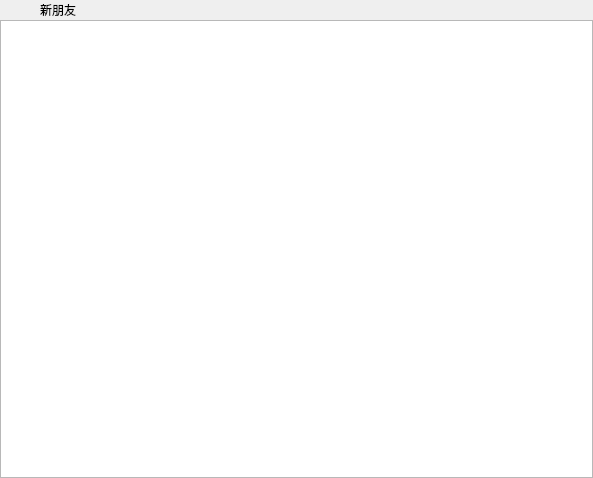
<?xml version="1.0" encoding="UTF-8"?>
<ui version="4.0">
 <class>ApplyFriendPage</class>
 <widget class="QWidget" name="ApplyFriendPage">
  <property name="geometry">
   <rect>
    <x>0</x>
    <y>0</y>
    <width>593</width>
    <height>478</height>
   </rect>
  </property>
  <property name="windowTitle">
   <string>Form</string>
  </property>
  <layout class="QVBoxLayout" name="verticalLayout">
   <property name="spacing">
    <number>0</number>
   </property>
   <property name="leftMargin">
    <number>0</number>
   </property>
   <property name="topMargin">
    <number>0</number>
   </property>
   <property name="rightMargin">
    <number>0</number>
   </property>
   <property name="bottomMargin">
    <number>0</number>
   </property>
   <item>
    <widget class="QWidget" name="friend_apply_wid" native="true">
     <layout class="QHBoxLayout" name="horizontalLayout">
      <property name="spacing">
       <number>0</number>
      </property>
      <property name="leftMargin">
       <number>0</number>
      </property>
      <property name="topMargin">
       <number>0</number>
      </property>
      <property name="rightMargin">
       <number>0</number>
      </property>
      <property name="bottomMargin">
       <number>0</number>
      </property>
      <item>
       <spacer name="horizontalSpacer_2">
        <property name="orientation">
         <enum>Qt::Orientation::Horizontal</enum>
        </property>
        <property name="sizeType">
         <enum>QSizePolicy::Policy::Fixed</enum>
        </property>
        <property name="sizeHint" stdset="0">
         <size>
          <width>40</width>
          <height>20</height>
         </size>
        </property>
       </spacer>
      </item>
      <item>
       <widget class="QLabel" name="friend_apply_lb">
        <property name="maximumSize">
         <size>
          <width>16777215</width>
          <height>40</height>
         </size>
        </property>
        <property name="text">
         <string>新朋友</string>
        </property>
       </widget>
      </item>
      <item>
       <spacer name="horizontalSpacer">
        <property name="orientation">
         <enum>Qt::Orientation::Horizontal</enum>
        </property>
        <property name="sizeHint" stdset="0">
         <size>
          <width>505</width>
          <height>20</height>
         </size>
        </property>
       </spacer>
      </item>
     </layout>
    </widget>
   </item>
   <item>
    <widget class="QWidget" name="widget_2" native="true">
     <layout class="QVBoxLayout" name="verticalLayout_2">
      <property name="spacing">
       <number>0</number>
      </property>
      <property name="leftMargin">
       <number>0</number>
      </property>
      <property name="topMargin">
       <number>0</number>
      </property>
      <property name="rightMargin">
       <number>0</number>
      </property>
      <property name="bottomMargin">
       <number>0</number>
      </property>
      <item>
       <widget class="ApplyFriendList" name="apply_friend_list"/>
      </item>
     </layout>
    </widget>
   </item>
  </layout>
 </widget>
 <customwidgets>
  <customwidget>
   <class>ApplyFriendList</class>
   <extends>QListWidget</extends>
   <header location="global">applyfriendlist.h</header>
  </customwidget>
 </customwidgets>
 <resources/>
 <connections/>
</ui>
